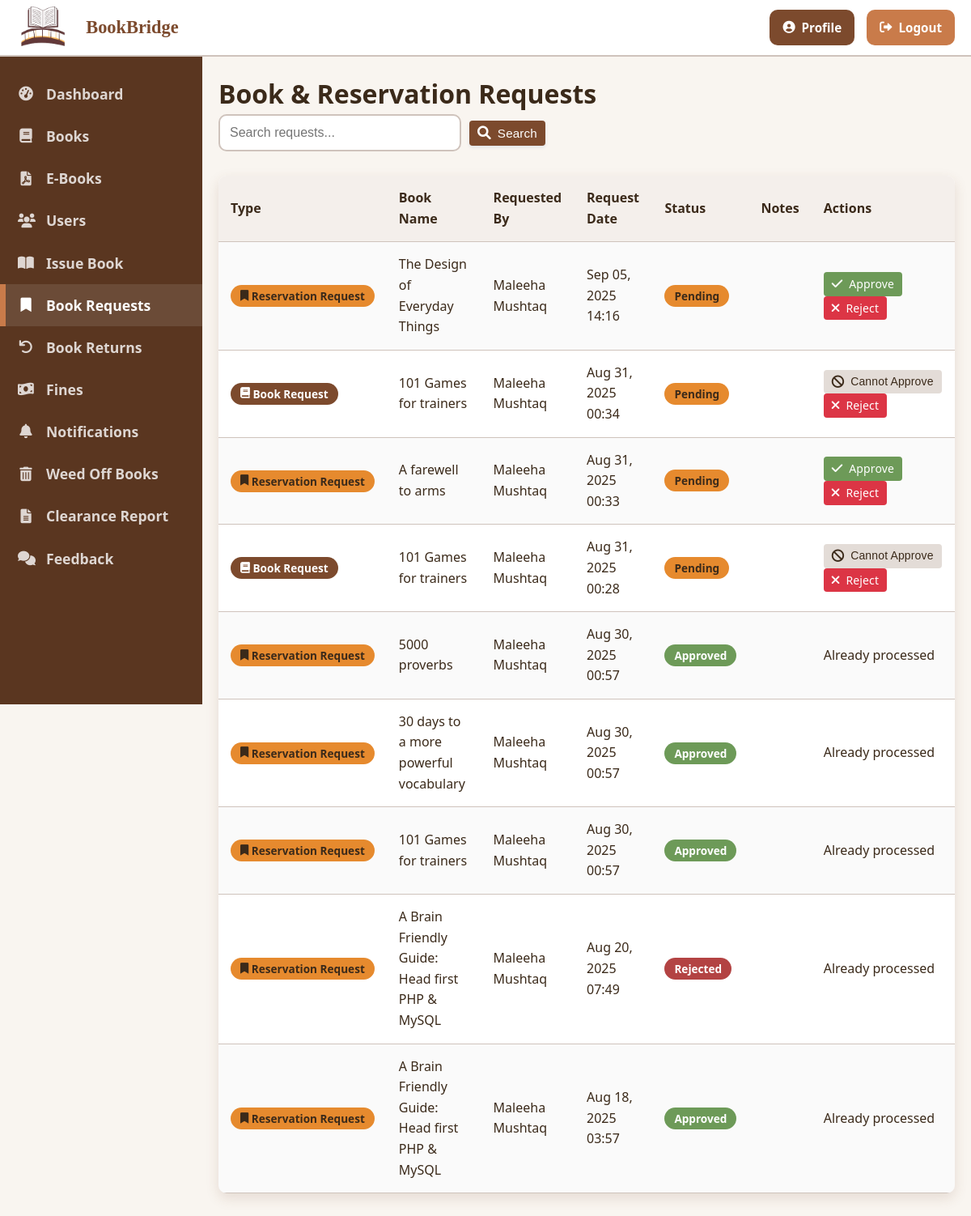
The app's page /requests.php (signed in), older data.
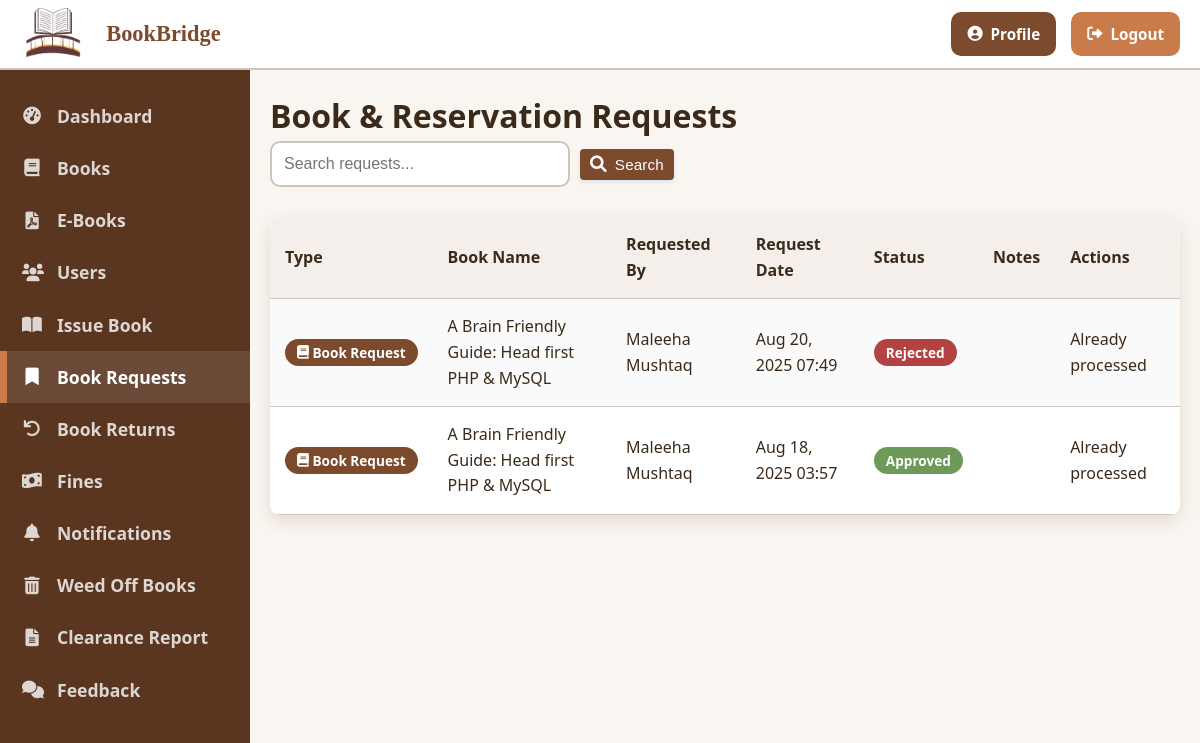
The same page, newer data.
### tables this page shows
CREATE TABLE `reservation_requests` (
  `id` int(11) NOT NULL,
  `book_id` int(11) NOT NULL,
  `user_id` int(11) NOT NULL,
  `request_date` timestamp NOT NULL DEFAULT current_timestamp(),
  `status` enum('pending','approved','rejected') NOT NULL DEFAULT 'pending',
  `notes` text DEFAULT NULL
);

CREATE TABLE `books` (
  `id` int(11) NOT NULL,
  `book_name` varchar(100) DEFAULT NULL,
  `author` varchar(100) DEFAULT NULL,
  `book_no` varchar(20) DEFAULT NULL,
  `publisher` varchar(100) DEFAULT NULL,
  `category` varchar(50) DEFAULT NULL,
  `available_quantity` int(11) NOT NULL DEFAULT 0,
  `total_quantity` int(11) NOT NULL DEFAULT 0,
  `created_at` timestamp NOT NULL DEFAULT current_timestamp(),
  `updated_at` timestamp NOT NULL DEFAULT current_timestamp() ON UPDATE current_timestamp()
);

CREATE TABLE `users` (
  `id` int(11) NOT NULL,
  `unique_id` varchar(20) DEFAULT NULL,
  `name` varchar(100) NOT NULL,
  `email` varchar(100) NOT NULL,
  `password` varchar(255) NOT NULL,
  `role` enum('librarian','student','faculty') NOT NULL,
  `department` varchar(100) DEFAULT NULL,
  `phone` varchar(20) DEFAULT NULL,
  `address` text DEFAULT NULL,
  `created_at` timestamp NOT NULL DEFAULT current_timestamp(),
  `approval_status` varchar(20) DEFAULT 'pending',
  `approved_at` timestamp NULL DEFAULT NULL,
  `rejected_at` timestamp NULL DEFAULT NULL,
  `email_verified` tinyint(1) DEFAULT 0,
  `email_verification_token` varchar(255) DEFAULT NULL
);

CREATE TABLE `book_requests` (
  `id` int(11) NOT NULL,
  `book_id` int(11) NOT NULL,
  `user_id` int(11) NOT NULL,
  `request_date` timestamp NOT NULL DEFAULT current_timestamp(),
  `status` enum('pending','approved','rejected') NOT NULL DEFAULT 'pending',
  `notes` text DEFAULT NULL,
  `collected` tinyint(1) NOT NULL DEFAULT 0,
  `expires_at` datetime DEFAULT NULL,
  `approved_at` datetime DEFAULT NULL,
  `collected_at` datetime DEFAULT NULL
);

### requests.php (the view, shortened to what the rows shown need)
<?php
include_once '../includes/header.php';
$bookRequests = [];
$sql = "
    SELECT br.*, b.book_name as book_name, u.name as user_name, 'book' as request_type, br.collected, br.expires_at, b.available_quantity
    FROM book_requests br
    JOIN books b ON br.book_id = b.id
    JOIN users u ON br.user_id = u.id
    WHERE 1=1
";
$sql .= " ORDER BY br.request_date DESC";
$stmt = $conn->prepare($sql);
$stmt->execute();
$result = $stmt->get_result();
while ($row = $result->fetch_assoc()) {
    $bookRequests[] = $row;
}
$reservationRequests = [];
$sql = "
    SELECT rr.*, b.book_name as book_name, u.name as user_name, 'reservation' as request_type, b.available_quantity
    FROM reservation_requests rr
    JOIN books b ON rr.book_id = b.id
    JOIN users u ON rr.user_id = u.id
    WHERE 1=1
";
$sql .= " ORDER BY rr.request_date DESC";
$stmt = $conn->prepare($sql);
$stmt->execute();
$result = $stmt->get_result();
while ($row = $result->fetch_assoc()) {
    $reservationRequests[] = $row;
}
$allRequests = array_merge($bookRequests, $reservationRequests);
usort($allRequests, function($a, $b) {
    return strtotime($b['request_date']) - strtotime($a['request_date']);
});
?>
<h1 class="page-title">Book & Reservation Requests</h1>
<div class="table-container" style="margin-top:30px;">
    <table class="table table-striped">
        <thead>
            <tr>
                <th>Type</th>
                <th>Book Name</th>
                <th>Requested By</th>
                <th>Request Date</th>
                <th>Status</th>
                <th>Notes</th>
                <th>Actions</th>
            </tr>
        </thead>
        <tbody>
            <?php if (count($allRequests) > 0): ?>
                <?php foreach ($allRequests as $request): ?>
                    <tr>
                        <td>
                            <?php if ($request['request_type'] == 'book'): ?>
                                <span class="badge badge-primary">
                                    <i class="fas fa-book"></i>&nbsp;Book Request
                                </span>
                            <?php else: ?>
                                <span class="badge badge-warning">
                                    <i class="fas fa-bookmark"></i>&nbsp;Reservation Request
                                </span>
                            <?php endif; ?>
                        </td>
                        <td><?php echo htmlspecialchars($request['book_name']); ?></td>
                        <td><?php echo htmlspecialchars($request['user_name']); ?></td>
                        <td><?php echo date('M d, Y H:i', strtotime($request['request_date'])); ?></td>
                        <td>
                            <?php
                            switch ($request['status']) {
                                case 'pending':
                                    echo '<span class="badge badge-warning">Pending</span>';
                                    break;
                                case 'approved':
                                    if ($request['request_type'] == 'book' && !$request['collected']) {
                                        echo '<span class="badge badge-info">Approved - Awaiting Collection</span>';
                                        if (isset($request['expires_at']) && strtotime($request['expires_at']) < time()) {
                                            echo '<br><small class="text-danger">EXPIRED</small>';
                                        }
                                    } else {
                                        echo '<span class="badge badge-success">Approved</span>';
                                    }
                                    break;
                                case 'rejected':
                                    echo '<span class="badge badge-danger">Rejected</span>';
                                    break;
                            }
                            ?>
                        </td>
                        <td><?php echo htmlspecialchars($request['notes'] ?? ''); ?></td>
                        <td>
                            <?php if ($request['status'] == 'pending'): ?>
                                <?php
                                $canApprove = true;
                                if ($request['request_type'] == 'book') {
                                    $approvedCountStmt = $conn->prepare("
                                        SELECT COUNT(*) as approved_count
                                        FROM book_requests
                                        WHERE book_id = ? AND status = 'approved' AND collected = 0
                                    ");
                                    $approvedCountStmt->bind_param("i", $request['book_id']);
                                    $approvedCountStmt->execute();
                                    $approvedCountResult = $approvedCountStmt->get_result();
                                    $approvedCount = $approvedCountResult->fetch_assoc()['approved_count'];
                                    if ($approvedCount >= $request['available_quantity']) {
                                        $canApprove = false;
                                    }
                                }
                                ?>
                                <?php if ($canApprove): ?>
                                <a href="?id=<?php echo $request['id']; ?>&action=approve&type=<?php echo $request['request_type']; ?>"
                                   class="btn btn-sm btn-success js-confirm"
                                   data-title="Approve Request"
                                   data-message="Are you sure you want to approve this request?">
                                    <i class="fas fa-check"></i> Approve
                                </a>
                                <?php else: ?>
                                    <button class="btn btn-sm btn-secondary" disabled>
                                        <i class="fas fa-ban"></i> Cannot Approve
                                    </button>
                                <?php endif; ?>
                                <a href="?id=<?php echo $request['id']; ?>&action=reject&type=<?php echo $request['request_type']; ?>"
                                   class="btn btn-sm btn-danger js-confirm"
                                   data-title="Reject Request"
                                   data-message="Are you sure you want to reject this request?">
                                    <i class="fas fa-times"></i> Reject
                                </a>
                            <?php else: ?>
                                <span class="text-muted">Already processed</span>
                            <?php endif; ?>
                        </td>
                    </tr>
                <?php endforeach; ?>
            <?php else: ?>
                <tr>
                    <td colspan="7" class="text-center">No requests found.</td>
                </tr>
            <?php endif; ?>
        </tbody>
    </table>
</div>
<?php
include_once '../includes/footer.php';
?>

Row changes from the older to the newer data that the page shows:
removed reservation_requests: shows "Reservation Request", book.book_name "The Design of Everyday Things", user.name "Maleeha Mushtaq", request_date "Sep 05, 2025 14:16", status "Pending"
removed book_requests: shows "Book Request", book.book_name "101 Games for trainers", user.name "Maleeha Mushtaq", request_date "Aug 31, 2025 00:34", status "Pending", shows "Cannot Approve"
removed reservation_requests: shows "Reservation Request", book.book_name "A farewell to arms", user.name "Maleeha Mushtaq", request_date "Aug 31, 2025 00:33", status "Pending"
removed book_requests: shows "Book Request", book.book_name "101 Games for trainers", user.name "Maleeha Mushtaq", request_date "Aug 31, 2025 00:28", status "Pending", shows "Cannot Approve"
removed reservation_requests: shows "Reservation Request", book.book_name "5000 proverbs", user.name "Maleeha Mushtaq", request_date "Aug 30, 2025 00:57", status "Approved"
removed reservation_requests: shows "Reservation Request", book.book_name "30 days to a more powerful vocabulary", user.name "Maleeha Mushtaq", request_date "Aug 30, 2025 00:57", status "Approved"
removed reservation_requests: shows "Reservation Request", book.book_name "101 Games for trainers", user.name "Maleeha Mushtaq", request_date "Aug 30, 2025 00:57", status "Approved"
removed reservation_requests: shows "Reservation Request", book.book_name "A Brain Friendly Guide: Head first PHP & MySQL", user.name "Maleeha Mushtaq", request_date "Aug 20, 2025 07:49", status "Rejected"
removed reservation_requests: shows "Reservation Request", book.book_name "A Brain Friendly Guide: Head first PHP & MySQL", user.name "Maleeha Mushtaq", request_date "Aug 18, 2025 03:57", status "Approved"
added book_requests: shows "Book Request", book.book_name "A Brain Friendly Guide: Head first PHP & MySQL", user.name "Maleeha Mushtaq", request_date "Aug 20, 2025 07:49", status "Rejected"
added book_requests: shows "Book Request", book.book_name "A Brain Friendly Guide: Head first PHP & MySQL", user.name "Maleeha Mushtaq", request_date "Aug 18, 2025 03:57", status "Approved"
